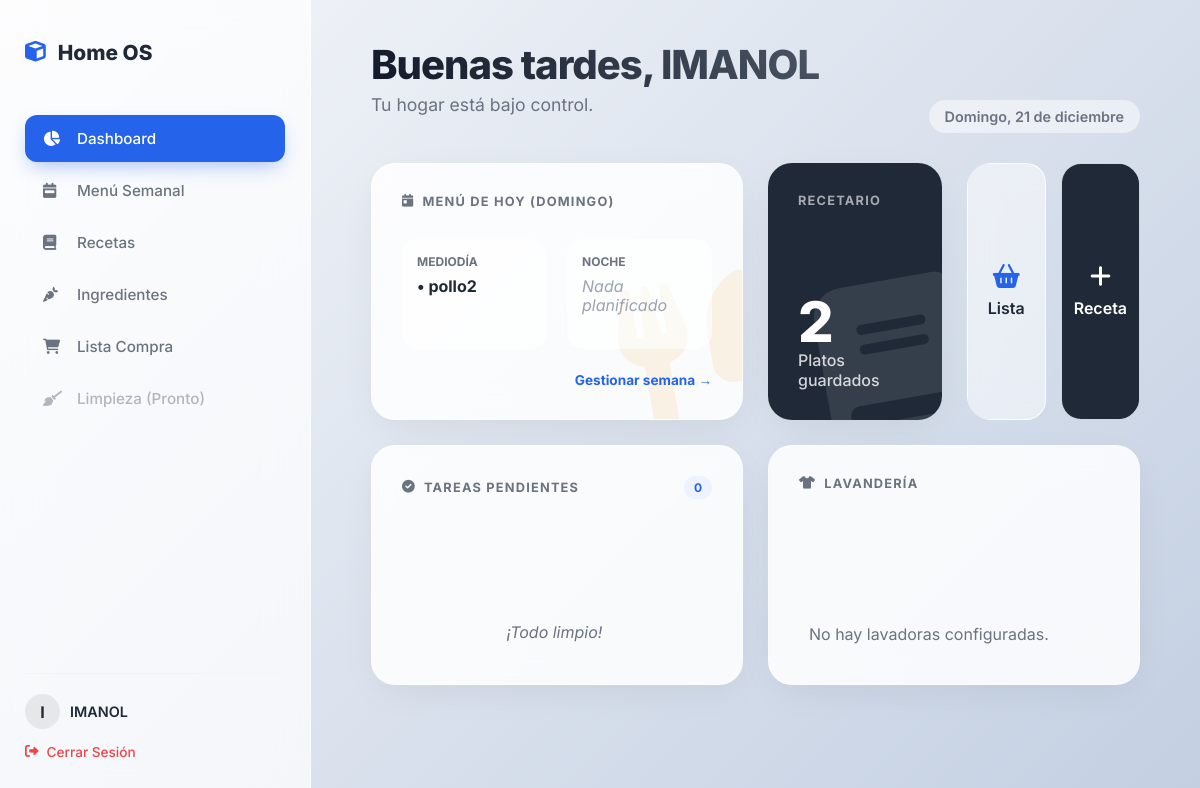
Screenshot of / (signed in) with the database file from the repository.
### models.py (models this page shows, shortened)
class User(UserMixin, db.Model):
    __tablename__ = 'user'
    id = db.Column(db.Integer, primary_key=True)
    username = db.Column(db.String(50), unique=True, nullable=False)
    email = db.Column(db.String(120), unique=True, nullable=False)
    password_hash = db.Column(db.String(128))
    recetas = db.relationship('Receta', backref='user', lazy=True)
    menus = db.relationship('MenuSemanal', backref='user', lazy=True)
    tareas = db.relationship('TareaLimpieza', backref='user', lazy=True)
    lavadoras = db.relationship('Lavadora', backref='user', lazy=True)
    items_compra = db.relationship('ShoppingItem', backref='user', lazy=True)

class MenuSemanal(db.Model):
    __tablename__ = 'menu_semanal'
    id = db.Column(db.Integer, primary_key=True)
    dia = db.Column(db.String(20)) # "Lunes", "Martes"...
    week_start = db.Column(db.Date, nullable=True) # <--- NUEVO CAMPO
    user_id = db.Column(db.Integer, db.ForeignKey('user.id'), nullable=False)
    selecciones = db.relationship('MenuSelection', backref='menu_dia', lazy='dynamic', cascade="all, delete-orphan")
    def get_selections(self, tipo):
        if self.id is None:
            return []
        return self.selecciones.filter_by(tipo_comida=tipo).all()

class MenuSelection(db.Model):
    __tablename__ = 'menu_selection'
    id = db.Column(db.Integer, primary_key=True)
    menu_id = db.Column(db.Integer, db.ForeignKey('menu_semanal.id'), nullable=False)
    tipo_comida = db.Column(db.String(20))
    receta_id = db.Column(db.Integer, db.ForeignKey('recipe.id'), nullable=True)
    receta = db.relationship('Receta')
    ingredient_id = db.Column(db.Integer, db.ForeignKey('ingredient.id'), nullable=True)
    ingredient = db.relationship('Ingredient')
    quantity = db.Column(db.Float, default=0.0) # Cantidad en gramos para el ingrediente suelto

class Receta(db.Model):
    __tablename__ = 'recipe'
    id = db.Column(db.Integer, primary_key=True)
    title = db.Column(db.String(100), nullable=False) # Usamos 'title' para estandarizar
    description = db.Column(db.Text)
    steps = db.Column(db.Text)
    kcal = db.Column(db.Float, default=0)
    precio = db.Column(db.Float, default=0.0)
    user_id = db.Column(db.Integer, db.ForeignKey('user.id'), nullable=False)
    ingredients_assoc = db.relationship("RecipeIngredient", back_populates="recipe", cascade="all, delete-orphan")

### app.py (the view)
@app.route('/')
@login_required
def dashboard():
    from datetime import date, timedelta
    dias_semana = ["Lunes", "Martes", "Miércoles", "Jueves", "Viernes", "Sábado", "Domingo"]
    hoy = date.today()
    dia_actual_str = dias_semana[hoy.weekday()] # Ej: "Lunes"
    inicio_semana_actual = hoy - timedelta(days=hoy.weekday())
    menu_hoy = MenuSemanal.query.filter_by(
        user_id=current_user.id,
        dia=dia_actual_str,
        week_start=inicio_semana_actual # <--- ESTA ES LA CLAVE QUE FALTABA
    ).first()
    tareas = TareaLimpieza.query.filter_by(user_id=current_user.id).order_by(TareaLimpieza.proxima_fecha).limit(5).all()
    lavadoras = Lavadora.query.filter_by(user_id=current_user.id).all()
    total_recetas = Receta.query.filter_by(user_id=current_user.id).count()
    return render_template('dashboard.html',
                           menu=menu_hoy,
                           tareas=tareas,
                           lavadoras=lavadoras,
                           stats={'recetas': total_recetas})

### templates/dashboard.html (shortened to what this page needs)
{% extends "base.html" %}
{% block content %}
<div class="header-section" style="display: flex; justify-content: space-between; align-items: flex-end; margin-bottom: 30px;">
    <div>
        <h1 id="greeting" style="margin: 0;">Hola, {{ current_user.username }}</h1>
        <p style="color: var(--text-muted); margin-top: 5px; font-size: 1.1rem;">Tu hogar está bajo control.</p>
    </div>
    <div id="current-date" style="font-size: 0.9rem; font-weight: 600; color: var(--text-muted); background: rgba(255,255,255,0.5); padding: 8px 16px; border-radius: 20px;">
        </div>
</div>
<div class="bento-grid">
    <div class="bento-card span-2" style="position: relative; overflow: hidden;">
        <i class="fas fa-utensils bg-icon" style="color: #F59E0B; opacity: 0.1;"></i>
        <div class="widget-title">
            <i class="fas fa-calendar-day"></i> Menú de Hoy ({{ menu.dia if menu else 'Hoy' }})
        </div>
        <div style="display: grid; grid-template-columns: 1fr 1fr; gap: 20px; margin-top: 10px; z-index: 1;">
            <div style="background: rgba(255,255,255,0.6); padding: 15px; border-radius: 16px; min-height: 80px;">
                <div style="font-size: 0.75rem; text-transform: uppercase; color: var(--text-muted); margin-bottom: 8px; font-weight: 700;">Mediodía</div>
                <div class="hero-text" style="font-size: 1rem; display: flex; flex-direction: column; gap: 4px;">
                    {% if menu %}
                        {% set comidas = menu.get_selections('Comida') %}
                        {% if comidas %}
                            {% for sel in comidas %}
                                {% if sel.receta %}
                                    <span>• {{ sel.receta.title }}</span>
                                {% elif sel.ingredient %}
                                    <span>• {{ sel.ingredient.name }} <small style="font-size:0.7em; color:#666;">({{ sel.quantity|int }}g)</small></span>
                                {% endif %}
                            {% endfor %}
                        {% else %}
                            <span style="color: #9CA3AF; font-weight: 400; font-style: italic;">Nada planificado</span>
                        {% endif %}
                    {% else %}
                        <span style="color: #9CA3AF; font-style: italic;">Sin menú para hoy</span>
                    {% endif %}
                </div>
            </div>
            <div style="background: rgba(255,255,255,0.6); padding: 15px; border-radius: 16px; min-height: 80px;">
                <div style="font-size: 0.75rem; text-transform: uppercase; color: var(--text-muted); margin-bottom: 8px; font-weight: 700;">Noche</div>
                <div class="hero-text" style="font-size: 1rem; display: flex; flex-direction: column; gap: 4px;">
                    {% if menu %}
                        {% set cenas = menu.get_selections('Cena') %}
                        {% if cenas %}
                            {% for sel in cenas %}
                                {% if sel.receta %}
                                    <span>• {{ sel.receta.title }}</span>
                                {% elif sel.ingredient %}
                                    <span>• {{ sel.ingredient.name }} <small style="font-size:0.7em; color:#666;">({{ sel.quantity|int }}g)</small></span>
                                {% endif %}
                            {% endfor %}
                        {% else %}
                            <span style="color: #9CA3AF; font-weight: 400; font-style: italic;">Nada planificado</span>
                        {% endif %}
                    {% else %}
                        <span style="color: #9CA3AF; font-style: italic;">Sin menú para hoy</span>
                    {% endif %}
                </div>
            </div>
        </div>
        <div style="margin-top: auto; padding-top: 20px; text-align: right; z-index: 1;">
             <a href="{{ url_for('menu_semanal_page') }}" style="font-size: 0.85rem; color: var(--primary); font-weight: 700; text-decoration: none;">
                Gestionar semana &rarr;
            </a>
        </div>
    </div>
    <div class="bento-card" style="background: var(--text-main); color: white; border: none;">
        <i class="fas fa-book bg-icon" style="color: white; opacity: 0.1;"></i>
        <div class="widget-title" style="color: rgba(255,255,255,0.6);">Recetario</div>
        <div style="margin-top: auto; position: relative; z-index: 1;">
            <div style="font-size: 3.5rem; font-weight: 800; line-height: 1;">{{ stats.recetas }}</div>
            <div style="opacity: 0.8; font-weight: 500;">Platos guardados</div>
        </div>
    </div>
    <div class="bento-card" style="padding: 0; background: transparent; box-shadow: none; border: none;">
        <div class="action-grid">
            <a href="{{ url_for('shopping_list') }}" class="action-key">
                <i class="fas fa-shopping-basket" style="font-size: 1.5rem; color: var(--primary);"></i>
                <span>Lista</span>
            </a>
            <a href="{{ url_for('add_recipe') }}" class="action-key dark">
                <i class="fas fa-plus" style="font-size: 1.5rem;"></i>
                <span>Receta</span>
            </a>
        </div>
    </div>
    <div class="bento-card span-2">
        <div style="display: flex; justify-content: space-between; align-items: center; margin-bottom: 15px;">
            <div class="widget-title" style="margin:0;"><i class="fas fa-check-circle"></i> Tareas Pendientes</div>
            <span style="background: #EEF2FF; color: var(--primary); padding: 4px 10px; border-radius: 12px; font-size: 0.75rem; font-weight: 700;">{{ tareas|length }}</span>
        </div>
        <ul class="clean-list" style="overflow-y: auto; max-height: 150px; padding-right: 5px;">
            {% for tarea in tareas %}
            <li>
                <div style="display: flex; align-items: center; gap: 12px;">
                    <i class="far fa-square" style="color: var(--text-muted);"></i>
                    <span style="font-weight: 600; font-size: 0.95rem;">{{ tarea.nombre }}</span>
                </div>
                <span style="font-size: 0.8rem; color: var(--text-muted);">{{ tarea.proxima_fecha }}</span>
            </li>
            {% else %}
                <li style="color: var(--text-muted); font-style: italic; justify-content: center;">¡Todo limpio!</li>
            {% endfor %}
        </ul>
    </div>
    <div class="bento-card span-2">
         <div class="widget-title"><i class="fas fa-tshirt"></i> Lavandería</div>
         <div style="display: flex; gap: 10px; flex-wrap: wrap;">
            {% for lavadora in lavadoras %}
                <div style="padding: 12px 15px; border-radius: 12px; background: {% if lavadora.estado == 'Lista' %}#D1FAE5{% else %}#F3F4F6{% endif %}; border: 1px solid rgba(0,0,0,0.05); flex: 1; min-width: 120px;">
                    <div style="font-weight: 700; font-size: 0.9rem; color: var(--text-main);">{{ lavadora.tipo }}</div>
                    <div style="font-size: 0.8rem; color: {% if lavadora.estado == 'Lista' %}#065F46{% else %}var(--text-muted){% endif %}; margin-top: 3px;">
                        <i class="fas fa-circle" style="font-size: 6px; vertical-align: middle;"></i> {{ lavadora.estado }}
                    </div>
                </div>
            {% else %}
                <div style="color: var(--text-muted); padding: 10px;">No hay lavadoras configuradas.</div>
            {% endfor %}
         </div>
    </div>
</div>
{% endblock %}

### templates/base.html (shortened to what this page needs)
<!DOCTYPE html>
<html lang="es">
<head>
    <link rel="stylesheet" href="{{ url_for('static', filename='style.css') }}">
    <link rel="stylesheet" href="https://cdnjs.cloudflare.com/ajax/libs/font-awesome/6.0.0-beta3/css/all.min.css">
</head>
<body>
    {% if current_user.is_authenticated %}
    <div class="sidebar">
        <div>
            <div class="brand">
                <i class="fas fa-cube"></i> Home OS
            </div>
            <nav class="nav-links">
                <a href="{{ url_for('dashboard') }}" class="{% if request.endpoint == 'dashboard' %}active{% endif %}">
                    <i class="fas fa-chart-pie" style="width: 20px;"></i>
                    Dashboard
                </a>
                <a href="{{ url_for('menu_semanal_page') }}" class="{% if 'menu' in request.path %}active{% endif %}">
                    <i class="fas fa-calendar-week" style="width: 20px;"></i>
                    Menú Semanal
                </a>
                <a href="{{ url_for('recetas_page') }}" class="{% if 'recetas' in request.path %}active{% endif %}">
    <i class="fas fa-book" style="width: 20px;"></i>
    Recetas
</a>
<a href="{{ url_for('ingredients_manager') }}" class="{% if 'ingredients' in request.path %}active{% endif %}">
    <i class="fas fa-carrot" style="width: 20px;"></i>
    Ingredientes
</a>
<a href="{{ url_for('shopping_list') }}" class="{% if 'shopping_list' in request.path %}active{% endif %}">
    <i class="fas fa-shopping-cart" style="width: 20px;"></i>
    Lista Compra
</a>
                <a href="#" class="{% if 'limpieza' in request.path %}active{% endif %}" style="opacity: 0.5; cursor: not-allowed;">
                    <i class="fas fa-broom" style="width: 20px;"></i>
                    Limpieza (Pronto)
                </a>
            </nav>
        </div>
        <div style="margin-top: auto; padding-top: 20px; border-top: 1px solid #F3F4F6;">
            <div style="display: flex; align-items: center; gap: 10px; margin-bottom: 15px;">
                <div style="width: 35px; height: 35px; background: #E5E7EB; border-radius: 50%; display: flex; align-items: center; justify-content: center; font-weight: bold; color: var(--text-main);">
                    {{ current_user.username[0]|upper }}
                </div>
                <div style="font-size: 0.9rem; font-weight: 600; color: var(--text-main);">{{ current_user.username }}</div>
            </div>
            <a href="{{ url_for('logout') }}" style="color: #EF4444; text-decoration: none; font-size: 0.85rem; display: flex; align-items: center; gap: 8px; font-weight: 500; transition: opacity 0.2s;">
                <i class="fas fa-sign-out-alt"></i> Cerrar Sesión
            </a>
        </div>
    </div>
    {% endif %}
    <div class="content" style="{% if not current_user.is_authenticated %}margin: 0 auto; max-width: 100%; display: flex; flex-direction: column; justify-content: center;{% endif %}">
        {% block content %}{% endblock %}
    </div>
</body>
</html>

### rows the page displays
User: username "I", username "IMANOL"
MenuSemanal: dia "DOMINGO"
MenuSelection: receta "pollo2"

### other values shown
{{ stats.recetas }} "2"
{{ tareas|length }} "0"
